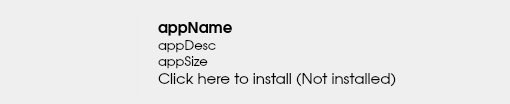
<?xml version="1.0" encoding="UTF-8"?>
<ui version="4.0">
 <class>ServiceItemWidget</class>
 <widget class="QWidget" name="ServiceItemWidget">
  <property name="geometry">
   <rect>
    <x>0</x>
    <y>0</y>
    <width>510</width>
    <height>104</height>
   </rect>
  </property>
  <property name="minimumSize">
   <size>
    <width>0</width>
    <height>90</height>
   </size>
  </property>
  <property name="windowTitle">
   <string>Form</string>
  </property>
  <layout class="QGridLayout" name="gridLayout">
   <item row="0" column="1">
    <widget class="QLabel" name="labelStatus">
     <property name="minimumSize">
      <size>
       <width>111</width>
       <height>90</height>
      </size>
     </property>
     <property name="maximumSize">
      <size>
       <width>111</width>
       <height>90</height>
      </size>
     </property>
     <property name="toolTip">
      <string>toolTipText</string>
     </property>
     <property name="styleSheet">
      <string>border: 1px solid rgb(236, 236, 236, 100);</string>
     </property>
     <property name="text">
      <string/>
     </property>
     <property name="pixmap">
      <pixmap>pics/blackPanther_shield200.png</pixmap>
     </property>
     <property name="scaledContents">
      <bool>true</bool>
     </property>
     <property name="openExternalLinks">
      <bool>false</bool>
     </property>
    </widget>
   </item>
   <item row="0" column="2">
    <layout class="QVBoxLayout" name="verticalLayout">
     <property name="spacing">
      <number>2</number>
     </property>
     <property name="sizeConstraint">
      <enum>QLayout::SetNoConstraint</enum>
     </property>
     <property name="leftMargin">
      <number>15</number>
     </property>
     <property name="topMargin">
      <number>5</number>
     </property>
     <property name="rightMargin">
      <number>15</number>
     </property>
     <item>
      <widget class="QLabel" name="labelName">
       <property name="font">
        <font>
         <family>URW Gothic L</family>
         <pointsize>11</pointsize>
         <weight>75</weight>
         <bold>true</bold>
        </font>
       </property>
       <property name="text">
        <string>appName</string>
       </property>
      </widget>
     </item>
     <item>
      <widget class="QLabel" name="labelDesc">
       <property name="font">
        <font>
         <family>URW Gothic L</family>
         <pointsize>10</pointsize>
        </font>
       </property>
       <property name="styleSheet">
        <string notr="true"/>
       </property>
       <property name="text">
        <string>appDesc</string>
       </property>
      </widget>
     </item>
     <item>
      <widget class="QLabel" name="labelSize">
       <property name="font">
        <font>
         <family>URW Gothic L</family>
         <pointsize>10</pointsize>
        </font>
       </property>
       <property name="styleSheet">
        <string notr="true"/>
       </property>
       <property name="text">
        <string>appSize</string>
       </property>
      </widget>
     </item>
     <item>
      <widget class="QLabel" name="labelInstState">
       <property name="font">
        <font>
         <family>URW Gothic L</family>
         <pointsize>11</pointsize>
         <weight>50</weight>
         <bold>false</bold>
        </font>
       </property>
       <property name="text">
        <string>Click here to install (Not installed)</string>
       </property>
      </widget>
     </item>
     <item>
      <spacer name="verticalSpacer">
       <property name="orientation">
        <enum>Qt::Vertical</enum>
       </property>
       <property name="sizeHint" stdset="0">
        <size>
         <width>20</width>
         <height>40</height>
        </size>
       </property>
      </spacer>
     </item>
    </layout>
   </item>
   <item row="0" column="0">
    <spacer name="horizontalSpacer_2">
     <property name="orientation">
      <enum>Qt::Horizontal</enum>
     </property>
     <property name="sizeType">
      <enum>QSizePolicy::Fixed</enum>
     </property>
     <property name="sizeHint" stdset="0">
      <size>
       <width>15</width>
       <height>20</height>
      </size>
     </property>
    </spacer>
   </item>
  </layout>
 </widget>
 <resources/>
 <connections/>
</ui>
